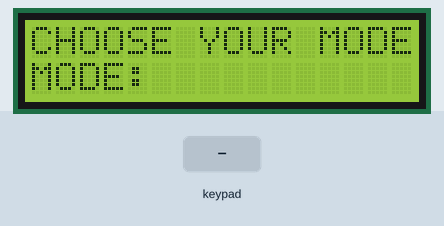
Bench run of a sketch on a simulated Arduino Mega 2560, built with avr-gcc and run on an emulated ATmega2560. On the bench: 16×2 character LCD. The test bench sets the inputs (shaded band). At 12.6 s the program stops and its outputs stay as they are.

Above: at 5.2 s.
5.3 s: keypad keys 2 2 2 4 2 6 2 8 D pressed 0.4 s apart
At 6.1 s:
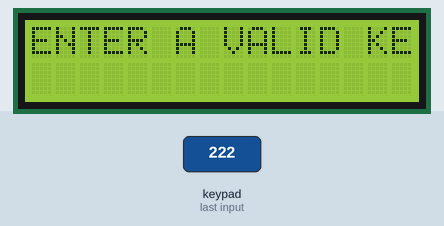
At 13.7 s:
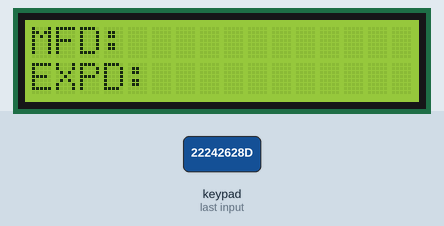
Timing chart, 0 to 14.1 s (numbered marks = the images above; inputs shaded):
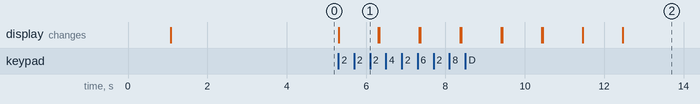

The sketch:

DynamicKeypadlcdiface.ino
```cpp
/* @file   DynamicKeypad.pde
|| @version 1.2
|| @author Mark Stanley
|| @contact mstanley@technologist.com
||
||  07/11/12 - Re-modified (from DynamicKeypadJoe2) to use direct-connect kpds
||  02/28/12 - Modified to use I2C i/o G. D. (Joe) Young
||
|| |  Assigning and changing keymaps on the fly
|| |    You will see that the '#' key has been designated to perform two different functions
|| |    depending on how long you hold it down.  If you press the '#' key for less than the
|| |    setHoldTime() then it will print a new line.  However, if you hold if for longer
|| |    than that it will switch back and forth between numbers and letters.  You can see the
|| |    keymap changes in the HOLD event.
|| |
|| |
|| |  In addition...
|| |      You might notice a
*/
#include <Keypad.h>
#include <ctype.h>
#include <LiquidCrystal.h>

const byte ROWS = 4; //four rows
const byte COLS = 4; //four columns
// Define the keymaps.  The blank spot (lower left) is the space character.
char alphaKeys[ROWS][COLS] = {
  {'R','7','4','1'},
  {'0','8','5','2'},
  {'A','9','6','3'},
  {'E','D','U','L'}
};

char numberKeys[ROWS][COLS] = {
  {'AR','A7','A4','A1'},
  {'A0','A8','A5','A2'},
  {'AA','A9','A6','A3'},
  {'AE','AD','AU','AL'}
};

boolean alpha = false;   // Start with the numeric keypad.

byte rowPins[ROWS] = {22, 24, 26, 28}; //connect to the row pinouts of the keypad
byte colPins[COLS] = {30, 32, 34, 36}; //connect to the column pinouts of the keypad

// Create two new keypads, one is a number pad and the other is a letter pad.
Keypad numpad( makeKeymap(numberKeys), rowPins, colPins, sizeof(rowPins), sizeof(colPins) );
Keypad ltrpad( makeKeymap(alphaKeys), rowPins, colPins, sizeof(rowPins), sizeof(colPins) );
LiquidCrystal lcd(8,9,10,11,12,13);

int input(int ,char);


void setup() {
    Serial.begin(9600);                 // Turns the LED on.
    ltrpad.begin( makeKeymap(alphaKeys) );
    numpad.begin( makeKeymap(numberKeys) );
    lcd.begin(16, 2);
  lcd.print("BHAVANI DIGITALS");
  delay(1000);
  lcd.clear();
  lcd.print("CHOOSE YOUR MODE");
  lcd.setCursor(0,1);
  lcd.print("MODE:");
}

char key;

void loop() {
  int counter=0;


    key = ltrpad.getKey( );
    if (key)
     {
     switch(key)
      {
        case 'D':
        {
        lcd.print("D");
        delay(1000);
        lcd.clear();
        lcd.print("MFD MODE SELECTED");
        delay(1000);
        lcd.clear();
        lcd.print("MFD:");
        lcd.setCursor(0,1);
        lcd.print("EXPD:");
        key = numpad.getKey();
        while(!key)
        delay(50);


         switch(key)
          {
            case 'A6':
            lcd.print("6");
            break;

            case 'A7':
            lcd.print("7");
            break;

            case 'A8':
            lcd.print("8");
            break;

            default:
            Serial.println(key);
          }

        counter = 6;
        //input(counter);
        break;
        }
        case 'U':
        {
        lcd.print("U");
        delay(1000);
        lcd.clear();
        lcd.print("USE BY MODE SELECTED");
        delay(1000);
        lcd.clear();
        lcd.print("USE BY MODE SELECTED");
        lcd.setCursor(0,1);
        lcd.print("USEBY:");
        counter=7;
        break;
        }
     default:
       {
       lcd.clear();
       lcd.print("ENTER A VALID KEY");
       delay(1000);
       lcd.clear();
       lcd.print("CHOOSE YOUR MODE");
       lcd.setCursor(0,1);
       lcd.print("MODE:");
       break;
       }
    }
    }
    else
        key = numpad.getKey( );

    }
```

Measured:
- after the input at 5.3 s, the display: changes at once (image 1)
